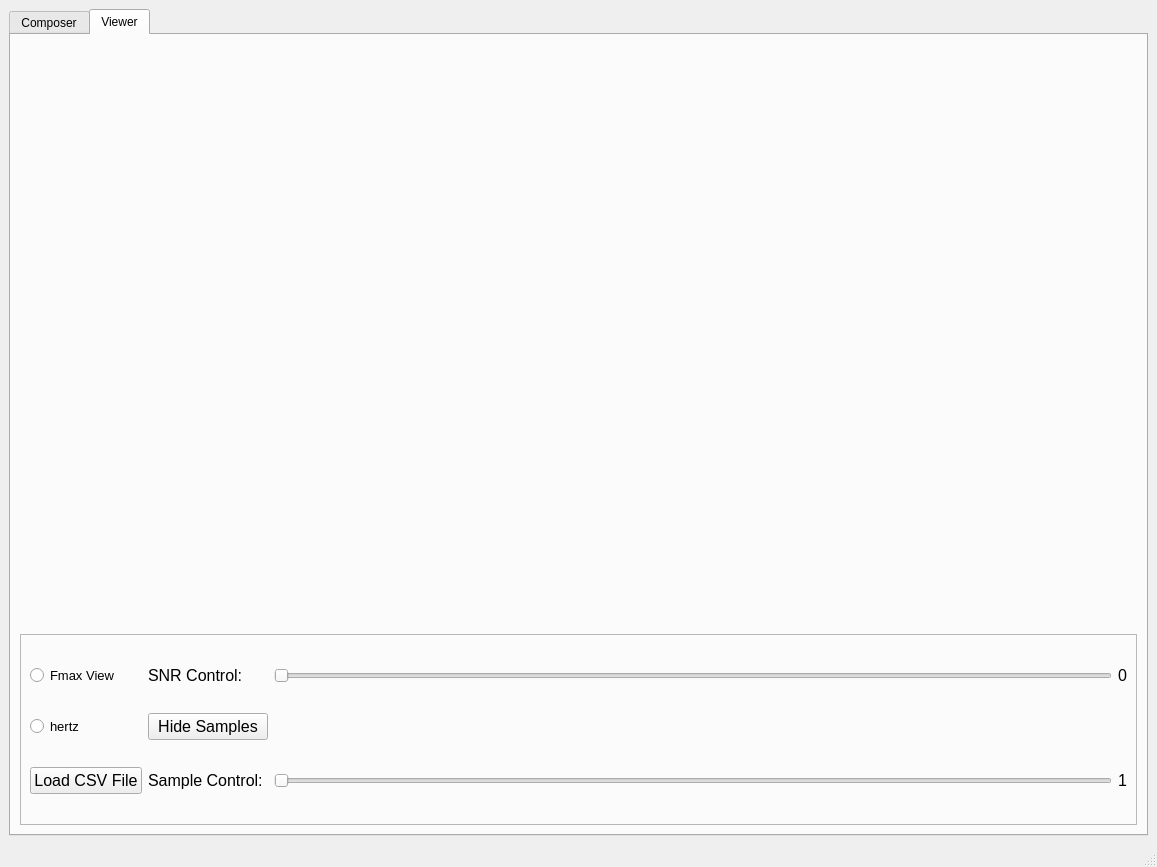
<?xml version="1.0" encoding="UTF-8"?>
<ui version="4.0">
 <class>MainWindow</class>
 <widget class="QMainWindow" name="MainWindow">
  <property name="geometry">
   <rect>
    <x>0</x>
    <y>0</y>
    <width>1157</width>
    <height>867</height>
   </rect>
  </property>
  <property name="windowTitle">
   <string>MainWindow</string>
  </property>
  <widget class="QWidget" name="centralwidget">
   <layout class="QGridLayout" name="gridLayout">
    <item row="0" column="0">
     <widget class="QTabWidget" name="ChangeBetweenApps">
      <property name="currentIndex">
       <number>1</number>
      </property>
      <widget class="QWidget" name="Composer">
       <attribute name="title">
        <string>Composer</string>
       </attribute>
       <layout class="QVBoxLayout" name="verticalLayout_2">
        <item>
         <widget class="PlotWidget" name="signalToBeAddedGraph" native="true"/>
        </item>
        <item>
         <widget class="PlotWidget" name="AdditionOfAllSignalGraphs" native="true"/>
        </item>
        <item>
         <widget class="QFrame" name="frame">
          <property name="sizePolicy">
           <sizepolicy hsizetype="Preferred" vsizetype="Preferred">
            <horstretch>0</horstretch>
            <verstretch>0</verstretch>
           </sizepolicy>
          </property>
          <property name="frameShape">
           <enum>QFrame::StyledPanel</enum>
          </property>
          <property name="frameShadow">
           <enum>QFrame::Raised</enum>
          </property>
          <layout class="QGridLayout" name="gridLayout_2">
           <item row="0" column="1">
            <widget class="QLabel" name="label">
             <property name="sizePolicy">
              <sizepolicy hsizetype="Fixed" vsizetype="Fixed">
               <horstretch>0</horstretch>
               <verstretch>0</verstretch>
              </sizepolicy>
             </property>
             <property name="font">
              <font>
               <pointsize>12</pointsize>
              </font>
             </property>
             <property name="text">
              <string>Frequency:</string>
             </property>
            </widget>
           </item>
           <item row="0" column="2" colspan="2">
            <widget class="QSlider" name="FrequencySlider">
             <property name="orientation">
              <enum>Qt::Horizontal</enum>
             </property>
            </widget>
           </item>
           <item row="2" column="1">
            <widget class="QLabel" name="label_3">
             <property name="sizePolicy">
              <sizepolicy hsizetype="Fixed" vsizetype="Preferred">
               <horstretch>0</horstretch>
               <verstretch>0</verstretch>
              </sizepolicy>
             </property>
             <property name="font">
              <font>
               <pointsize>12</pointsize>
              </font>
             </property>
             <property name="text">
              <string>Phase Shift:</string>
             </property>
            </widget>
           </item>
           <item row="0" column="4">
            <widget class="QLabel" name="ValueofFrequency">
             <property name="sizePolicy">
              <sizepolicy hsizetype="Fixed" vsizetype="Preferred">
               <horstretch>0</horstretch>
               <verstretch>0</verstretch>
              </sizepolicy>
             </property>
             <property name="font">
              <font>
               <pointsize>12</pointsize>
              </font>
             </property>
             <property name="text">
              <string>1</string>
             </property>
             <property name="alignment">
              <set>Qt::AlignCenter</set>
             </property>
            </widget>
           </item>
           <item row="1" column="2" colspan="2">
            <widget class="QSlider" name="AmplitudeSlider">
             <property name="orientation">
              <enum>Qt::Horizontal</enum>
             </property>
            </widget>
           </item>
           <item row="1" column="0">
            <widget class="QComboBox" name="composerSignalSaver">
             <property name="sizePolicy">
              <sizepolicy hsizetype="Preferred" vsizetype="Minimum">
               <horstretch>0</horstretch>
               <verstretch>0</verstretch>
              </sizepolicy>
             </property>
            </widget>
           </item>
           <item row="2" column="2" colspan="2">
            <widget class="QSlider" name="PhaseShiftSlider">
             <property name="orientation">
              <enum>Qt::Horizontal</enum>
             </property>
            </widget>
           </item>
           <item row="4" column="0">
            <widget class="QPushButton" name="clearAllSignals">
             <property name="font">
              <font>
               <pointsize>12</pointsize>
              </font>
             </property>
             <property name="text">
              <string>Clear All</string>
             </property>
            </widget>
           </item>
           <item row="1" column="4">
            <widget class="QLabel" name="valueOfAmplitude">
             <property name="sizePolicy">
              <sizepolicy hsizetype="Fixed" vsizetype="Preferred">
               <horstretch>0</horstretch>
               <verstretch>0</verstretch>
              </sizepolicy>
             </property>
             <property name="font">
              <font>
               <pointsize>12</pointsize>
              </font>
             </property>
             <property name="text">
              <string>1</string>
             </property>
             <property name="alignment">
              <set>Qt::AlignCenter</set>
             </property>
            </widget>
           </item>
           <item row="2" column="4">
            <widget class="QLabel" name="valueOfPhaseShift">
             <property name="sizePolicy">
              <sizepolicy hsizetype="Fixed" vsizetype="Preferred">
               <horstretch>0</horstretch>
               <verstretch>0</verstretch>
              </sizepolicy>
             </property>
             <property name="font">
              <font>
               <pointsize>12</pointsize>
              </font>
             </property>
             <property name="text">
              <string>1</string>
             </property>
             <property name="alignment">
              <set>Qt::AlignCenter</set>
             </property>
            </widget>
           </item>
           <item row="1" column="1">
            <widget class="QLabel" name="label_2">
             <property name="sizePolicy">
              <sizepolicy hsizetype="Fixed" vsizetype="Preferred">
               <horstretch>0</horstretch>
               <verstretch>0</verstretch>
              </sizepolicy>
             </property>
             <property name="font">
              <font>
               <pointsize>12</pointsize>
              </font>
             </property>
             <property name="text">
              <string>Amplitude:</string>
             </property>
            </widget>
           </item>
           <item row="2" column="0">
            <widget class="QPushButton" name="deleteComposerSignal">
             <property name="font">
              <font>
               <pointsize>12</pointsize>
              </font>
             </property>
             <property name="text">
              <string>Delete</string>
             </property>
            </widget>
           </item>
           <item row="4" column="1">
            <widget class="QPushButton" name="saveSignal">
             <property name="font">
              <font>
               <pointsize>12</pointsize>
              </font>
             </property>
             <property name="text">
              <string>Save Signal</string>
             </property>
            </widget>
           </item>
           <item row="4" column="2">
            <widget class="QPushButton" name="saveComposerSignal">
             <property name="font">
              <font>
               <pointsize>12</pointsize>
              </font>
             </property>
             <property name="text">
              <string>Add Signal</string>
             </property>
            </widget>
           </item>
           <item row="4" column="3" colspan="2">
            <widget class="QPushButton" name="sendComposerSignal">
             <property name="font">
              <font>
               <pointsize>12</pointsize>
              </font>
             </property>
             <property name="text">
              <string>Send Signal</string>
             </property>
            </widget>
           </item>
          </layout>
         </widget>
        </item>
       </layout>
      </widget>
      <widget class="QWidget" name="viewer">
       <attribute name="title">
        <string>Viewer</string>
       </attribute>
       <layout class="QVBoxLayout" name="verticalLayout">
        <item>
         <widget class="PlotWidget" name="Originaldrawinggraph" native="true"/>
        </item>
        <item>
         <widget class="PlotWidget" name="reconstrudctedDrawingGraph" native="true"/>
        </item>
        <item>
         <widget class="PlotWidget" name="differenceGraph" native="true"/>
        </item>
        <item>
         <widget class="QFrame" name="frame_2">
          <property name="frameShape">
           <enum>QFrame::StyledPanel</enum>
          </property>
          <property name="frameShadow">
           <enum>QFrame::Raised</enum>
          </property>
          <layout class="QGridLayout" name="gridLayout_3">
           <item row="1" column="0">
            <widget class="QRadioButton" name="hertzRadio">
             <property name="font">
              <font>
               <pointsize>10</pointsize>
              </font>
             </property>
             <property name="text">
              <string>hertz</string>
             </property>
            </widget>
           </item>
           <item row="3" column="1">
            <widget class="QLabel" name="samplecontrollabel">
             <property name="sizePolicy">
              <sizepolicy hsizetype="Fixed" vsizetype="Preferred">
               <horstretch>0</horstretch>
               <verstretch>0</verstretch>
              </sizepolicy>
             </property>
             <property name="font">
              <font>
               <pointsize>12</pointsize>
              </font>
             </property>
             <property name="text">
              <string>Sample Control: </string>
             </property>
            </widget>
           </item>
           <item row="0" column="2">
            <widget class="QSlider" name="SNRsliderControl">
             <property name="orientation">
              <enum>Qt::Horizontal</enum>
             </property>
            </widget>
           </item>
           <item row="3" column="2">
            <widget class="QSlider" name="sampleSliderControl">
             <property name="orientation">
              <enum>Qt::Horizontal</enum>
             </property>
            </widget>
           </item>
           <item row="3" column="3">
            <widget class="QLabel" name="sampleRatioNumber">
             <property name="sizePolicy">
              <sizepolicy hsizetype="Fixed" vsizetype="Preferred">
               <horstretch>0</horstretch>
               <verstretch>0</verstretch>
              </sizepolicy>
             </property>
             <property name="font">
              <font>
               <pointsize>12</pointsize>
              </font>
             </property>
             <property name="text">
              <string>1</string>
             </property>
             <property name="alignment">
              <set>Qt::AlignCenter</set>
             </property>
            </widget>
           </item>
           <item row="3" column="0">
            <widget class="QPushButton" name="browseSignal">
             <property name="font">
              <font>
               <pointsize>12</pointsize>
              </font>
             </property>
             <property name="text">
              <string>Load CSV File</string>
             </property>
            </widget>
           </item>
           <item row="1" column="1">
            <widget class="QPushButton" name="hideSamples">
             <property name="font">
              <font>
               <pointsize>12</pointsize>
              </font>
             </property>
             <property name="text">
              <string>Hide Samples</string>
             </property>
            </widget>
           </item>
           <item row="0" column="3">
            <widget class="QLabel" name="SNRRatioNumber">
             <property name="sizePolicy">
              <sizepolicy hsizetype="Fixed" vsizetype="Preferred">
               <horstretch>0</horstretch>
               <verstretch>0</verstretch>
              </sizepolicy>
             </property>
             <property name="font">
              <font>
               <pointsize>12</pointsize>
              </font>
             </property>
             <property name="text">
              <string>0</string>
             </property>
             <property name="alignment">
              <set>Qt::AlignCenter</set>
             </property>
            </widget>
           </item>
           <item row="0" column="0">
            <widget class="QRadioButton" name="fmaxRadio">
             <property name="font">
              <font>
               <pointsize>10</pointsize>
              </font>
             </property>
             <property name="text">
              <string>Fmax View</string>
             </property>
            </widget>
           </item>
           <item row="0" column="1">
            <widget class="QLabel" name="SNRLabel">
             <property name="sizePolicy">
              <sizepolicy hsizetype="Fixed" vsizetype="Preferred">
               <horstretch>0</horstretch>
               <verstretch>0</verstretch>
              </sizepolicy>
             </property>
             <property name="font">
              <font>
               <pointsize>12</pointsize>
              </font>
             </property>
             <property name="text">
              <string>SNR Control:</string>
             </property>
            </widget>
           </item>
          </layout>
         </widget>
        </item>
       </layout>
      </widget>
     </widget>
    </item>
   </layout>
  </widget>
  <widget class="QMenuBar" name="menubar">
   <property name="geometry">
    <rect>
     <x>0</x>
     <y>0</y>
     <width>1157</width>
     <height>26</height>
    </rect>
   </property>
  </widget>
  <widget class="QStatusBar" name="statusbar"/>
 </widget>
 <customwidgets>
  <customwidget>
   <class>PlotWidget</class>
   <extends>QWidget</extends>
   <header>pyqtgraph</header>
   <container>1</container>
  </customwidget>
 </customwidgets>
 <resources/>
 <connections/>
</ui>
